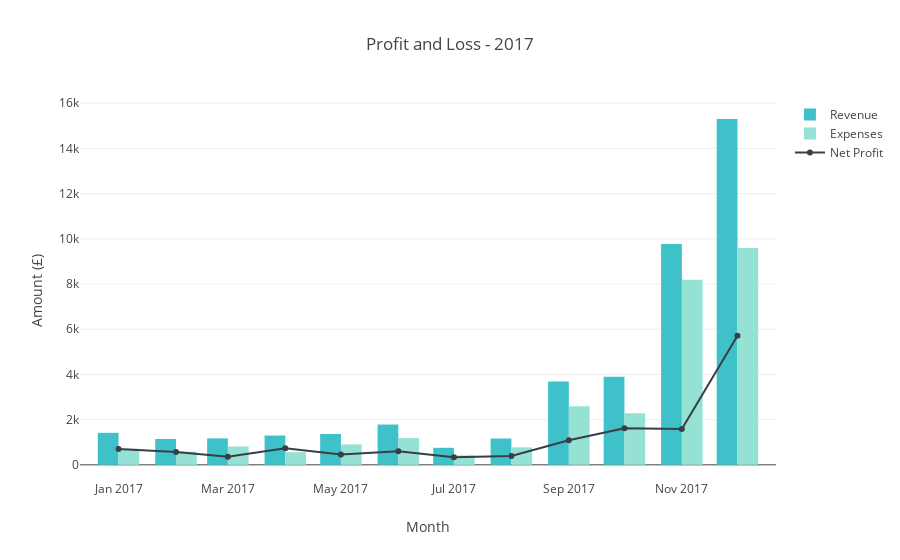

Notebook code for this chart:
### Code cell
data = [
    go.Bar(
        x=pnl['month'], 
        y=pnl['revenue'], 
        name='Revenue',
        marker={'color': '#3FC1C9'}
    ),    
    go.Bar(
        x=pnl['month'], 
        y=pnl['expenses'], 
        name='Expenses',
        marker={'color': '#95E1D3'}    
    ),
    go.Scatter(
        x=pnl['month'], 
        y=pnl['net_profit'],
        name='Net Profit',        
        marker={'color': '#393E46'}    
    )
]

layout = go.Layout(
    title='Profit and Loss - 2017', 
    xaxis={'title': 'Month'}, 
    yaxis={'title': 'Amount (£)'}
)

fig = go.Figure(data=data, layout=layout)

iplot(fig)

### Figure 1 — Plotly figure (JSON) as saved in the notebook; plotly's stock layout.template omitted (floating-point values rounded to 4 significant figures)
{"data": [{"marker": {"color": "#3FC1C9"}, "name": "Revenue", "type": "bar", "x": ["2017-01-01", "2017-02-01", "2017-03-01", "2017-04-01", "2017-05-01", "2017-06-01", "2017-07-01", "2017-08-01", "2017-09-01", "2017-10-01", "2017-11-01", "2017-12-01"], "y": [1416.0, 1144.0, 1171.0, 1296.0, 1366.0, 1784.0, 753.4, 1165.0, 3684.0, 3900.0, 9767.0, 15300.0]}, {"marker": {"color": "#95E1D3"}, "name": "Expenses", "type": "bar", "x": ["2017-01-01", "2017-02-01", "2017-03-01", "2017-04-01", "2017-05-01", "2017-06-01", "2017-07-01", "2017-08-01", "2017-09-01", "2017-10-01", "2017-11-01", "2017-12-01"], "y": [710.6, 581.4, 810.8, 559.6, 903.2, 1183.0, 418.0, 771.7, 2594.0, 2278.0, 8186.0, 9596.0]}, {"marker": {"color": "#393E46"}, "name": "Net Profit", "type": "scatter", "x": ["2017-01-01", "2017-02-01", "2017-03-01", "2017-04-01", "2017-05-01", "2017-06-01", "2017-07-01", "2017-08-01", "2017-09-01", "2017-10-01", "2017-11-01", "2017-12-01"], "y": [705.8, 562.4, 359.9, 736.1, 462.5, 600.1, 335.5, 392.8, 1090.0, 1622.0, 1581.0, 5708.0]}], "layout": {"title": "Profit and Loss - 2017", "xaxis": {"title": "Month"}, "yaxis": {"title": "Amount (£)"}}}
